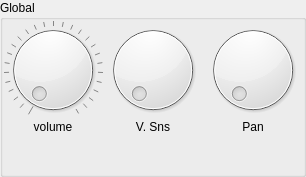
    <widget class="GroupBox" name="amplitudeEnvelope_2">
     <property name="title">
      <string>Global</string>
     </property>
     <layout class="QGridLayout" name="gridLayout_3">
      <property name="margin">
       <number>0</number>
      </property>
      <property name="spacing">
       <number>0</number>
      </property>
      <item row="0" column="0">
       <widget class="Dial" name="mastervolume">
        <property name="maximum">
         <number>127</number>
        </property>
        <property name="pageStep">
         <number>32</number>
        </property>
        <property name="wrapping">
         <bool>false</bool>
        </property>
        <property name="notchTarget">
         <double>4.699999999999999</double>
        </property>
        <property name="notchesVisible">
         <bool>true</bool>
        </property>
        <property name="controlId" stdset="0">
         <string>volume</string>
        </property>
       </widget>
      </item>
      <item row="0" column="1">
       <widget class="Dial" name="a_dt_14">
        <property name="sizePolicy">
         <sizepolicy hsizetype="Preferred" vsizetype="Preferred">
          <horstretch>0</horstretch>
          <verstretch>0</verstretch>
         </sizepolicy>
        </property>
        <property name="controlId" stdset="0">
         <string>VSns</string>
        </property>
       </widget>
      </item>
      <item row="0" column="2">
       <widget class="Dial" name="a_dt_15">
        <property name="sizePolicy">
         <sizepolicy hsizetype="Preferred" vsizetype="Preferred">
          <horstretch>0</horstretch>
          <verstretch>0</verstretch>
         </sizepolicy>
        </property>
        <property name="controlId" stdset="0">
         <string>Pan</string>
        </property>
       </widget>
      </item>
      <item row="1" column="0">
       <widget class="QLabel" name="label_76">
        <property name="text">
         <string>volume</string>
        </property>
        <property name="alignment">
         <set>Qt::AlignCenter</set>
        </property>
       </widget>
      </item>
      <item row="1" column="1">
       <widget class="QLabel" name="label_77">
        <property name="text">
         <string>V. Sns</string>
        </property>
        <property name="alignment">
         <set>Qt::AlignCenter</set>
        </property>
       </widget>
      </item>
      <item row="1" column="2">
       <widget class="QLabel" name="label_78">
        <property name="text">
         <string>Pan</string>
        </property>
        <property name="alignment">
         <set>Qt::AlignCenter</set>
        </property>
       </widget>
      </item>
      <item row="2" column="1">
       <spacer name="verticalSpacer">
        <property name="orientation">
         <enum>Qt::Vertical</enum>
        </property>
        <property name="sizeHint" stdset="0">
         <size>
          <width>20</width>
          <height>40</height>
         </size>
        </property>
       </spacer>
      </item>
     </layout>
    </widget>
